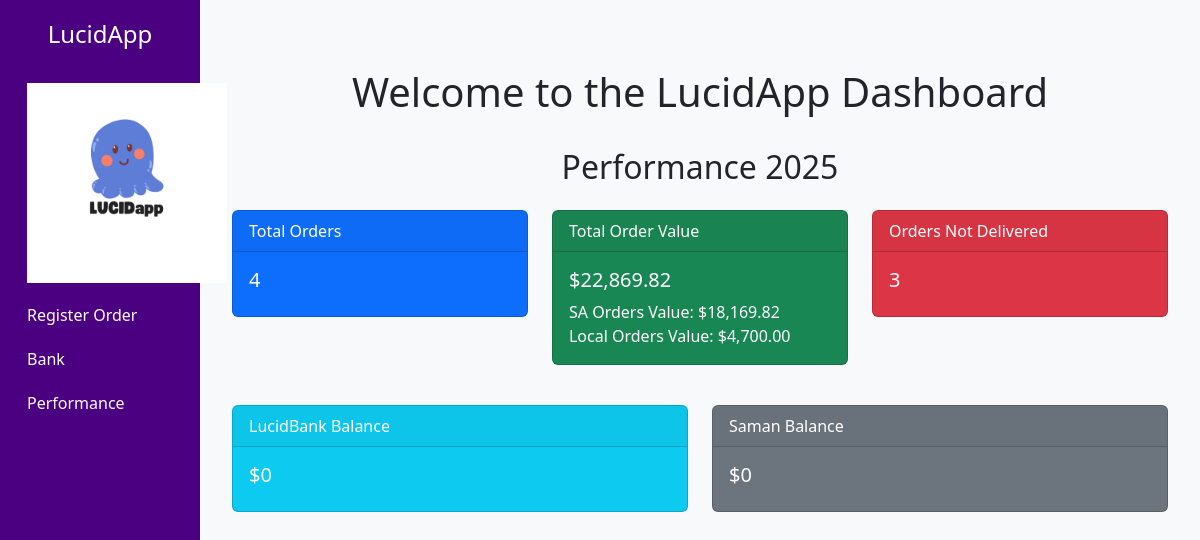
Before: / with the older database file.
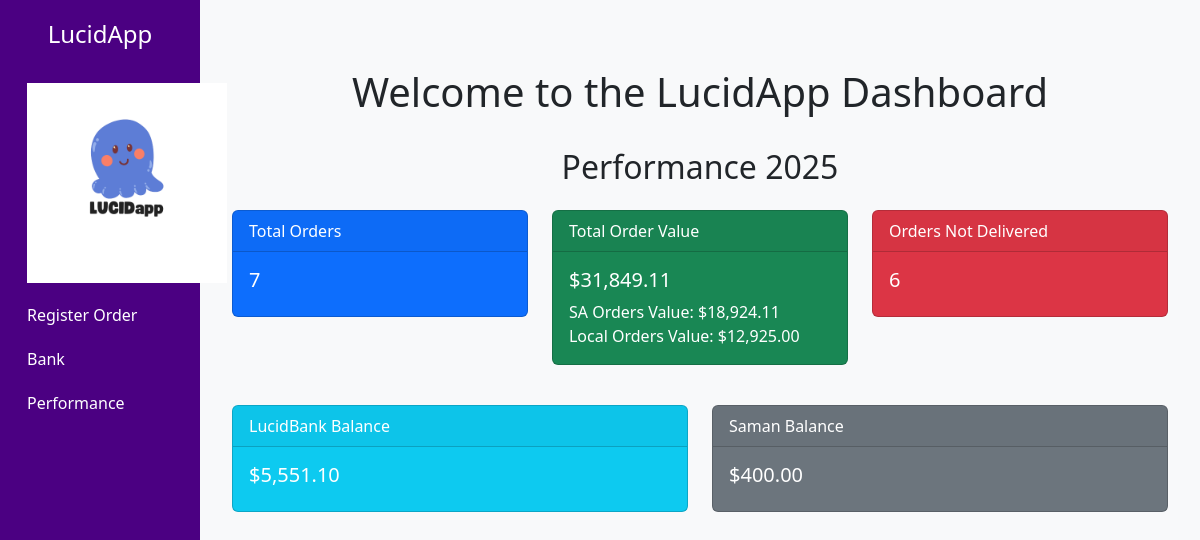
After: the same page with the newer database file.
### lucid_bank/models.py (models this page shows, shortened)
class LucidBank(models.Model):
    date = models.DateTimeField(default=now)
    transaction = models.CharField(max_length=255, blank=False, null=False)
    debit = models.DecimalField(
        max_digits=10,
        decimal_places=2,
        blank=True,
        null=False,
        default=0,
    )
    credit = models.DecimalField(
        max_digits=10,
        decimal_places=2,
        blank=True,
        null=False,
        default=0,
    )
    balance = models.DecimalField(
        max_digits=10,
        decimal_places=2,
        blank=False,
        null=False
    )
    notes = models.TextField(
        blank=True,
        null=True
    )

class Saman(models.Model):
    date = models.DateTimeField(default=now)
    transaction = models.CharField(max_length=255, blank=False, null=False)
    debit = models.DecimalField(
        max_digits=10,
        decimal_places=2,
        blank=False,
        null=False
    )
    credit = models.DecimalField(
        max_digits=10,
        decimal_places=2,
        blank=True,
        null=False,
        default=0,
    )
    balance = models.DecimalField(
        max_digits=10,
        decimal_places=2,
        blank=True,
        null=False,
        default=0,
    )
    notes = models.TextField(
        blank=True,
        null=True,
    )

### lucidapp/views.py (the view)
# urls.py: path("", views.home, name='home'),
def home(request):
    total_sa_orders = SaOrder.objects.count()
    total_local_orders = LocalOrder.objects.count()
    total_orders = total_sa_orders + total_local_orders
    total_sa_value = SaOrder.objects.aggregate(total_value=Sum('revenue'))['total_value'] or 0
    total_local_value = LocalOrder.objects.aggregate(total_value=Sum('revenue'))['total_value'] or 0
    total_order_value = round(total_sa_value + total_local_value, 2)
    lucid_bank_balance = LucidBank.objects.order_by('-date').first().balance if LucidBank.objects.exists() else 0
    saman_balance = Saman.objects.order_by('-date').first().balance if Saman.objects.exists() else 0
    sa_orders_not_delivered = SaOrder.objects.filter(order_delivered=False).count()
    local_orders_not_delivered = LocalOrder.objects.filter(order_delivered=False).count()
    total_orders_not_delivered = sa_orders_not_delivered + local_orders_not_delivered
    context = {
        'total_orders': total_orders,
        'total_sa_orders': round(total_sa_value, 2),
        'total_local_orders': round(total_local_value, 2),
        'total_order_value': total_order_value,
        'lucid_bank_balance': lucid_bank_balance,
        'saman_balance': saman_balance,
        'total_orders_not_delivered': total_orders_not_delivered,
    }
    return render(request, 'index.html', context)

### templates/index.html (shortened to what this page needs)
{% extends 'base.html' %}
{% load static %}
{% load humanize %}
{% block content %}
<div class="container mt-5">
    <h1 class="text-center">Welcome to the LucidApp Dashboard</h1>
    <br>
    <h2 class="text-center">Performance 2025</h2>
    <div class="row mt-4">
        <div class="col-md-4">
            <div class="card text-white bg-primary mb-3">
                <div class="card-header">Total Orders</div>
                <div class="card-body">
                    <h5 class="card-title">{{ total_orders }}</h5>
                </div>
            </div>
        </div>
        <div class="col-md-4">
            <div class="card text-white bg-success mb-3">
                <div class="card-header">Total Order Value</div>
                <div class="card-body">
                    <h5 class="card-title">${{ total_order_value|intcomma }}</h5>
                    <p class="card-text">
                        SA Orders Value: ${{ total_sa_orders|intcomma }}<br>
                        Local Orders Value: ${{ total_local_orders|intcomma }}
                    </p>
                </div>
            </div>
        </div>
        <div class="col-md-4">
            <div class="card text-white bg-danger mb-3">
                <div class="card-header">Orders Not Delivered</div>
                <div class="card-body">
                    <h5 class="card-title">{{ total_orders_not_delivered }}</h5>
                </div>
            </div>
        </div>
    </div>
    <div class="row mt-4">
        <div class="col-md-6">
            <div class="card text-white bg-info mb-3">
                <div class="card-header">LucidBank Balance</div>
                <div class="card-body">
                    <h5 class="card-title">${{ lucid_bank_balance|intcomma }}</h5>
                </div>
            </div>
        </div>
        <div class="col-md-6">
            <div class="card text-white bg-secondary mb-3">
                <div class="card-header">Saman Balance</div>
                <div class="card-body">
                    <h5 class="card-title">${{ saman_balance|intcomma }}</h5>
                </div>
            </div>
        </div>
    </div>
</div>
{% endblock %}

### templates/base.html (shortened to what this page needs)
{% load static %}
<!DOCTYPE html>
<html lang="en">
<head>
        {% load static %}
    <link href="https://cdn.jsdelivr.net/npm/bootstrap@5.3.2/dist/css/bootstrap.min.css" rel="stylesheet">
</head>
<body>
    <div class="container-fluid">
        <div class="row">
        <div class="col-md-3 col-lg-2 sidebar">
            <h4 class="text-center mb-4">LucidApp</h4>
            <a class="navbar-brand" href="{% url 'lucidapp:home' %}">
                <img src="{% static 'images/lucidApp.png' %}" alt="Logo" height="200">
            </a>
            <a data-bs-toggle="collapse" href="#registerMenu" role="button" aria-expanded="false">
                Register Order
            </a>
            <a data-bs-toggle="collapse" href="#bankMenu" role="button" aria-expanded="false">
                Bank
            </a>
            <a data-bs-toggle="collapse" href="#performanceMenu" role="button" aria-expanded="false">
                Performance
            </a>
        </div>
        <div class="col-md-9 col-lg-10 content">
        {% block content %}
        {% endblock %}
        </div>
        </div>
    </div>
</body>
</html>

### templates/base.html (style rules this page uses)
body { background-color: #f8f9fa; }
.sidebar { height: 100vh; background-color: indigo; color: white; padding-top: 20px; }
.sidebar a { color: white; text-decoration: none; padding: 10px 15px; display: block; }
.content { padding: 20px; }

Changed rows visible on the page:
added LucidBank: balance "5,551.10"
added Saman: balance "400.00"
Other visible differences:
{{ total_orders }}: "4" → "7"
{{ total_order_value|intcomma }}: "22,869.82" → "31,849.11"
{{ total_sa_orders|intcomma }}: "18,169.82" → "18,924.11"
{{ total_local_orders|intcomma }}: "4,700.00" → "12,925.00"
{{ total_orders_not_delivered }}: "3" → "6"
{{ lucid_bank_balance|intcomma }}: "0" → (not shown)
{{ saman_balance|intcomma }}: "0" → (not shown)
